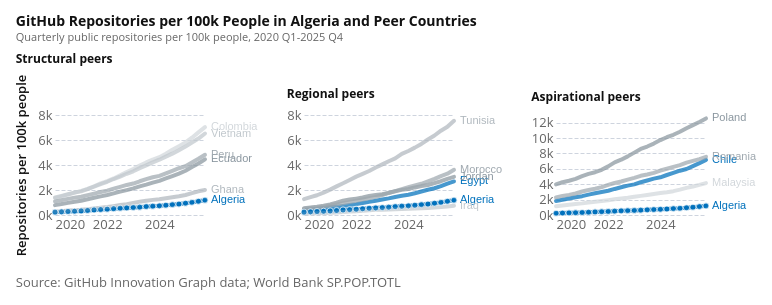

Here is the notebook cell this chart was saved with:
### Markdown cell above
## Repositories, Organizations, and Git Pushes

The same population-normalized comparison is repeated for public repositories, organizations, and git pushes. These series capture different parts of the software-development ecosystem: project stock, institutional presence, and contribution activity.

### Code cell
repositories_chart = make_three_peer_trends(
    repositories,
    raw_col="repositories",
    value_col="repositories_per_100k",
    title="GitHub Repositories per 100k People in Algeria and Peer Countries",
    subtitle="Quarterly public repositories per 100k people, 2020 Q1-2025 Q4",
    y_axis_title="Repositories per 100k people",
)

attaviz.add_caption(repositories_chart, "Source: GitHub Innovation Graph data; World Bank SP.POP.TOTL")
